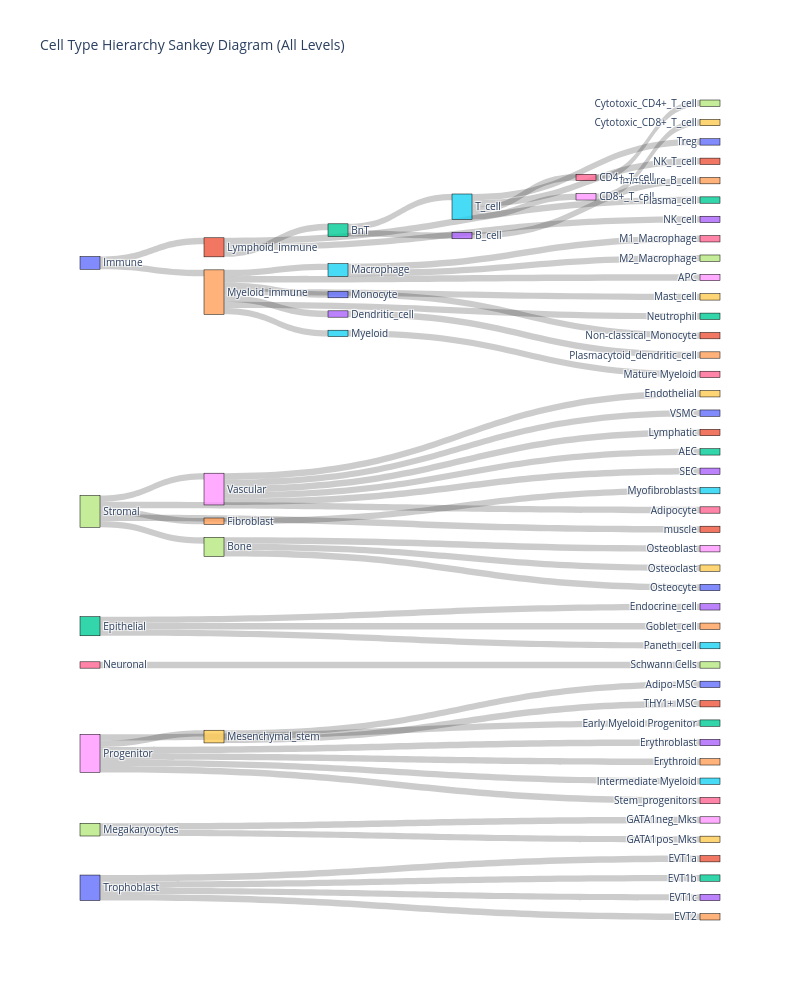
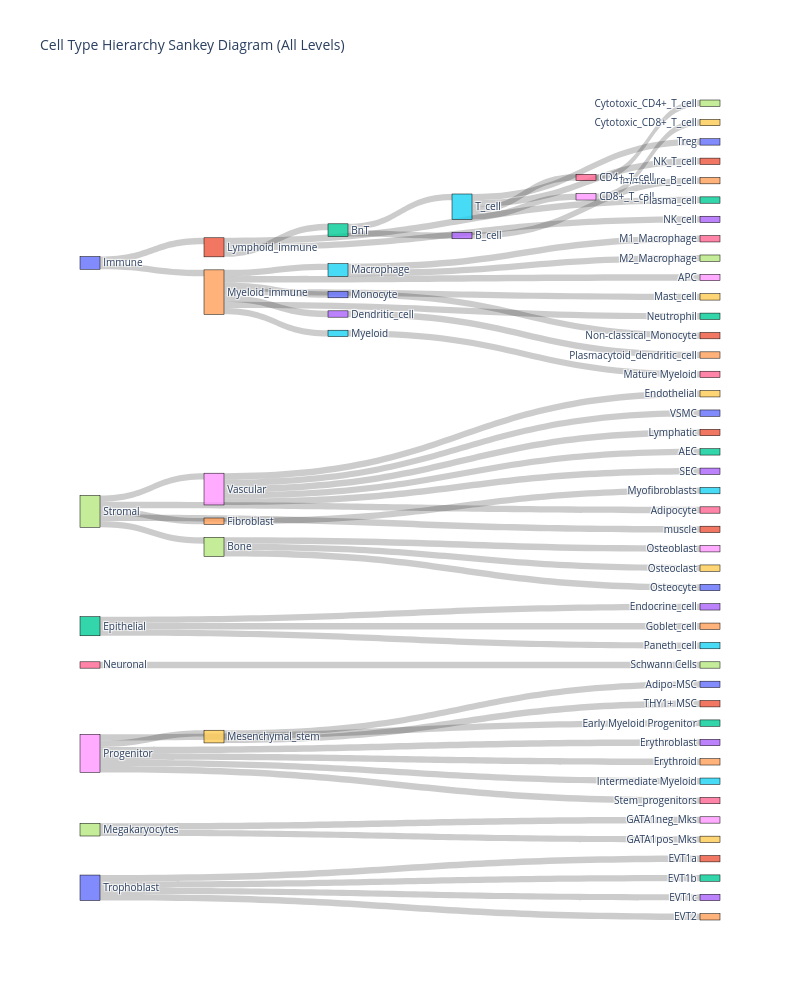

Notebook cell for these charts, in order:
### Markdown cell above
## Dataset distributions

### Code cell
def parse_tree_levels(file_path):
    # Parse the indented tree file and return (parent, child) pairs for all levels
    with open(file_path, "r") as f:
        lines = f.readlines()

    pairs = []
    stack = []

    for line in lines:
        stripped = line.lstrip()
        node = stripped.strip()
        if not node:
            continue

        indent = len(line) - len(stripped)
        level = indent // 2

        stack = stack[:level]
        stack.append(node)

        if level > 0:
            parent = stack[-2]
            child = stack[-1]
            if parent != child:  # remove self loops
                pairs.append((parent, child))

    return pairs


def generate_sankey_from_tree(file_path, order=None):
    pairs = parse_tree_levels(file_path)

    # Keep first-seen node order from file
    nodes_in_pairs = list(dict.fromkeys([n for pair in pairs for n in pair]))

    # If order list is provided, use it first, then append remaining nodes
    if order is None:
        node_labels = nodes_in_pairs
    else:
        node_labels = [n for n in order if n in nodes_in_pairs] + [
            n for n in nodes_in_pairs if n not in order
        ]

    label_to_idx = {label: i for i, label in enumerate(node_labels)}

    source = [label_to_idx[pair[0]] for pair in pairs]
    target = [label_to_idx[pair[1]] for pair in pairs]
    value = [1] * len(pairs)

    fig = go.Figure(
        data=[
            go.Sankey(
                node=dict(
                    pad=15,
                    thickness=20,
                    line=dict(color="black", width=0.5),
                    label=node_labels,
                ),
                link=dict(
                    source=source,
                    target=target,
                    value=value,
                ),
            )
        ]
    )

    fig.update_layout(
        title_text="Cell Type Hierarchy Sankey Diagram (All Levels)",
        font_size=10,
        width=800,
        height=1000,
    )
    #fig.show()

fig = generate_sankey_from_tree(file_path)


import plotly.express as px
pairs = parse_tree_levels(file_path)
nodes_in_pairs = list(dict.fromkeys([n for pair in pairs for n in pair]))
node_labels = nodes_in_pairs
label_to_idx = {label: i for i, label in enumerate(node_labels)}

source = [label_to_idx[s] for s, t in pairs]
target = [label_to_idx[t] for s, t in pairs]
value = [1] * len(pairs)

fig = go.Figure(
    data=[
        go.Sankey(
            node=dict(
                pad=15,
                thickness=20,
                line=dict(color="black", width=0.5),
                label=node_labels,
            ),
            link=dict(source=source, target=target, value=value),
        )
    ]
)

fig.update_layout(
    title_text="Cell Type Hierarchy Sankey Diagram (All Levels)",
    font_size=10,
    width=800,
    height=1000,
)

config = {
    "toImageButtonOptions": {
        "format": "svg",
        "filename": "my_custom_plot",
        "height": 1000,
        "width": 800,
        "scale": 1,
    }
}

fig.show(config=config)

### Figure 1 — Plotly figure (JSON) as saved in the notebook; plotly's stock layout.template omitted (floating-point values rounded to 4 significant figures)
{"data": [{"link": {"source": [0, 1, 2, 3, 2, 5, 6, 5, 8, 5, 5, 1, 1, 0, 14, 15, 15, 14, 14, 14, 20, 14, 14, 23, 14, 25, 27, 28, 28, 28, 28, 28, 27, 34, 27, 27, 37, 37, 37, 27, 42, 42, 42, 46, 48, 49, 49, 48, 48, 48, 48, 48, 57, 57, 60, 60, 60, 60], "target": [1, 2, 3, 4, 5, 6, 7, 8, 9, 10, 11, 12, 13, 14, 15, 16, 17, 18, 19, 20, 21, 22, 23, 24, 25, 26, 28, 29, 30, 31, 32, 33, 34, 35, 36, 37, 38, 39, 40, 41, 43, 44, 45, 47, 49, 50, 51, 52, 53, 54, 55, 56, 58, 59, 61, 62, 63, 64], "value": [1, 1, 1, 1, 1, 1, 1, 1, 1, 1, 1, 1, 1, 1, 1, 1, 1, 1, 1, 1, 1, 1, 1, 1, 1, 1, 1, 1, 1, 1, 1, 1, 1, 1, 1, 1, 1, 1, 1, 1, 1, 1, 1, 1, 1, 1, 1, 1, 1, 1, 1, 1, 1, 1, 1, 1, 1, 1]}, "node": {"label": ["Immune", "Lymphoid_immune", "BnT", "B_cell", "Immature_B_cell", "T_cell", "CD4+_T_cell", "Cytotoxic_CD4+_T_cell", "CD8+_T_cell", "Cytotoxic_CD8+_T_cell", "Treg", "NK_T_cell", "Plasma_cell", "NK_cell", "Myeloid_immune", "Macrophage", "M1_Macrophage", "M2_Macrophage", "APC", "Mast_cell", "Monocyte", "Non-classical_Monocyte", "Neutrophil", "Dendritic_cell", "Plasmacytoid_dendritic_cell", "Myeloid", "Mature Myeloid", "Stromal", "Vascular", "Endothelial", "VSMC", "Lymphatic", "AEC", "SEC", "Fibroblast", "Myofibroblasts", "Adipocyte", "Bone", "Osteoblast", "Osteoclast", "Osteocyte", "muscle", "Epithelial", "Endocrine_cell", "Goblet_cell", "Paneth_cell", "Neuronal", "Schwann Cells", "Progenitor", "Mesenchymal_stem", "Adipo-MSC", "THY1+ MSC", "Early Myeloid Progenitor", "Erythroblast", "Erythroid", "Intermediate Myeloid", "Stem_progenitors", "Megakaryocytes", "GATA1neg_Mks", "GATA1pos_Mks", "Trophoblast", "EVT1a", "EVT1b", "EVT1c", "EVT2"], "line": {"color": "black", "width": 0.5}, "pad": 15, "thickness": 20}, "type": "sankey"}], "layout": {"font": {"size": 10}, "height": 1000, "title": {"text": "Cell Type Hierarchy Sankey Diagram (All Levels)"}, "width": 800}}

### Figure 2 — Plotly figure (JSON) as saved in the notebook; plotly's stock layout.template omitted (floating-point values rounded to 4 significant figures)
{"data": [{"link": {"source": [0, 1, 2, 3, 2, 5, 6, 5, 8, 5, 5, 1, 1, 0, 14, 15, 15, 14, 14, 14, 20, 14, 14, 23, 14, 25, 27, 28, 28, 28, 28, 28, 27, 34, 27, 27, 37, 37, 37, 27, 42, 42, 42, 46, 48, 49, 49, 48, 48, 48, 48, 48, 57, 57, 60, 60, 60, 60], "target": [1, 2, 3, 4, 5, 6, 7, 8, 9, 10, 11, 12, 13, 14, 15, 16, 17, 18, 19, 20, 21, 22, 23, 24, 25, 26, 28, 29, 30, 31, 32, 33, 34, 35, 36, 37, 38, 39, 40, 41, 43, 44, 45, 47, 49, 50, 51, 52, 53, 54, 55, 56, 58, 59, 61, 62, 63, 64], "value": [1, 1, 1, 1, 1, 1, 1, 1, 1, 1, 1, 1, 1, 1, 1, 1, 1, 1, 1, 1, 1, 1, 1, 1, 1, 1, 1, 1, 1, 1, 1, 1, 1, 1, 1, 1, 1, 1, 1, 1, 1, 1, 1, 1, 1, 1, 1, 1, 1, 1, 1, 1, 1, 1, 1, 1, 1, 1]}, "node": {"label": ["Immune", "Lymphoid_immune", "BnT", "B_cell", "Immature_B_cell", "T_cell", "CD4+_T_cell", "Cytotoxic_CD4+_T_cell", "CD8+_T_cell", "Cytotoxic_CD8+_T_cell", "Treg", "NK_T_cell", "Plasma_cell", "NK_cell", "Myeloid_immune", "Macrophage", "M1_Macrophage", "M2_Macrophage", "APC", "Mast_cell", "Monocyte", "Non-classical_Monocyte", "Neutrophil", "Dendritic_cell", "Plasmacytoid_dendritic_cell", "Myeloid", "Mature Myeloid", "Stromal", "Vascular", "Endothelial", "VSMC", "Lymphatic", "AEC", "SEC", "Fibroblast", "Myofibroblasts", "Adipocyte", "Bone", "Osteoblast", "Osteoclast", "Osteocyte", "muscle", "Epithelial", "Endocrine_cell", "Goblet_cell", "Paneth_cell", "Neuronal", "Schwann Cells", "Progenitor", "Mesenchymal_stem", "Adipo-MSC", "THY1+ MSC", "Early Myeloid Progenitor", "Erythroblast", "Erythroid", "Intermediate Myeloid", "Stem_progenitors", "Megakaryocytes", "GATA1neg_Mks", "GATA1pos_Mks", "Trophoblast", "EVT1a", "EVT1b", "EVT1c", "EVT2"], "line": {"color": "black", "width": 0.5}, "pad": 15, "thickness": 20}, "type": "sankey"}], "layout": {"font": {"size": 10}, "height": 1000, "title": {"text": "Cell Type Hierarchy Sankey Diagram (All Levels)"}, "width": 800}}
